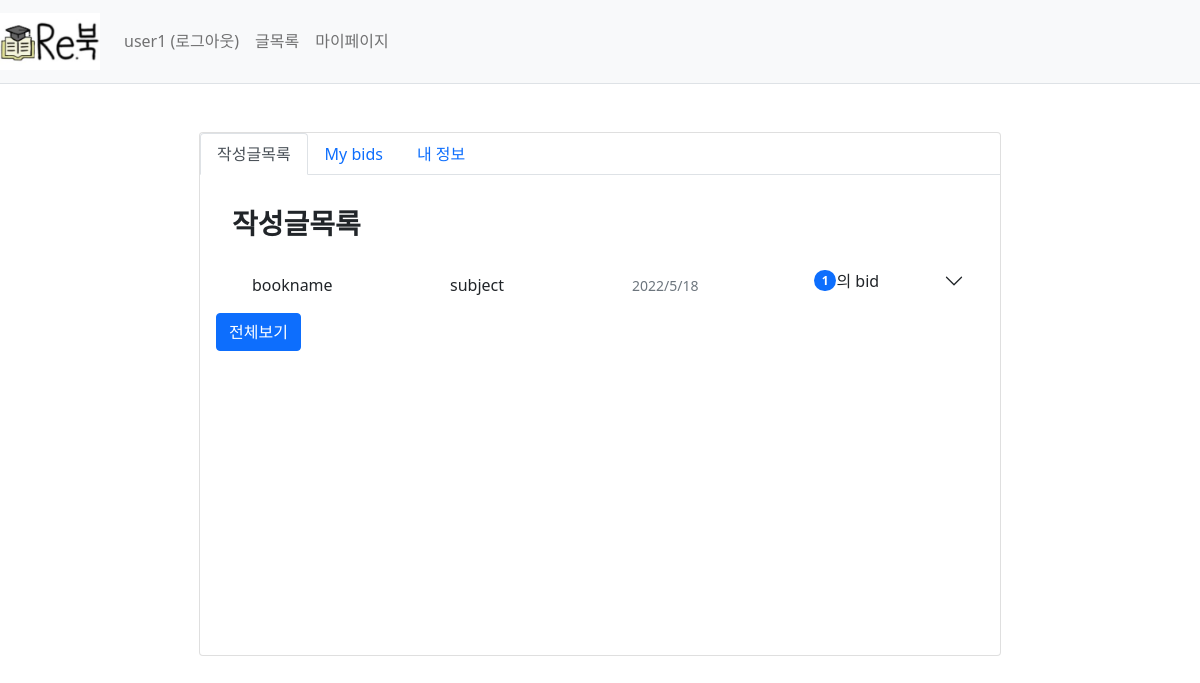
Page /mypage/list (signed in) on the earlier database version.
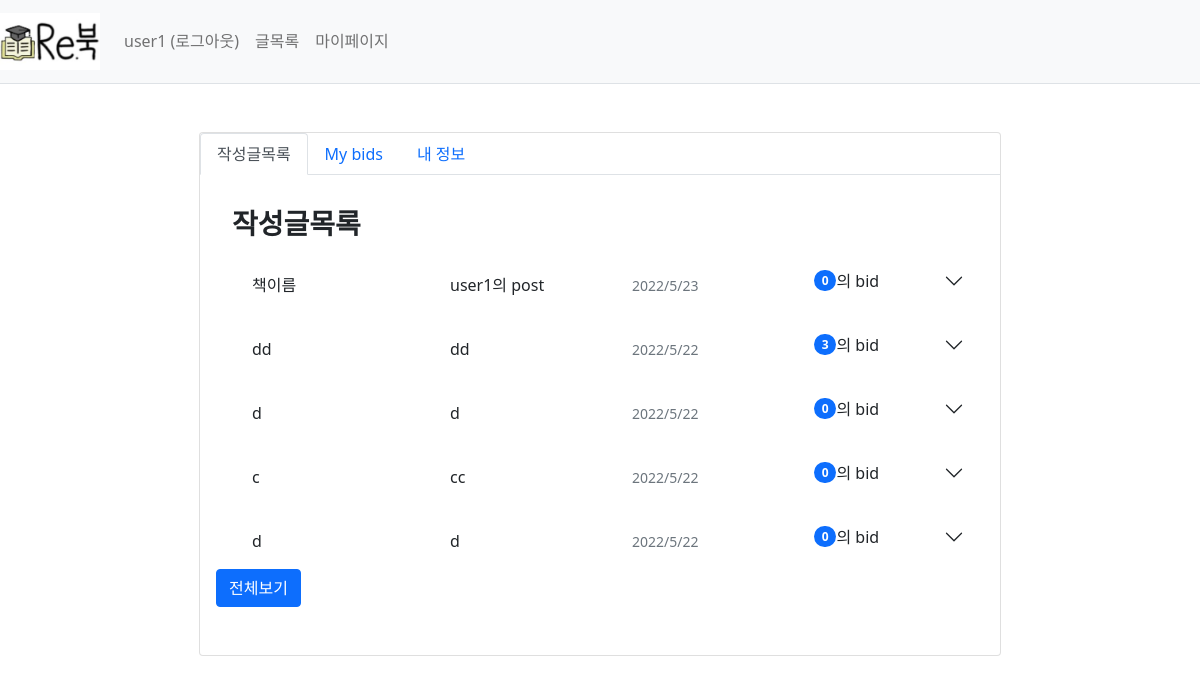
Same page on the later database version.
### webproject/models.py (models this page shows)
class BookInfo(db.Model): # 책 정보
    __tablename__ = 'bookinfo'
    id = db.Column(db.Integer, primary_key=True)
    name = db.Column(db.String(200),nullable=False) #책이름
    author = db.Column(db.String(200),nullable=False) #저자
    school = db.Column(db.String(200),nullable=False) #학교
    department = db.Column(db.String(200),nullable=False) #학과
    price = db.Column(db.Integer, nullable=False)

class Post(db.Model): #판매페이지
    id = db.Column(db.Integer, primary_key=True)
    subject = db.Column(db.String(200), nullable=False)
    content = db.Column(db.Text(),nullable=False)
    isparcel = db.Column(db.Boolean(), nullable=True,server_default='True')  # True: 택배, False: 직거래
    create_date = db.Column(db.DateTime(), nullable=False)
    img_path = db.Column(db.String(), nullable=True, server_default='1')  # 요거는 나중에 추가해보자
    book_info_id = db.Column(db.Integer, db.ForeignKey('bookinfo.id', ondelete='CASCADE'))
    book = db.relationship('BookInfo', backref=db.backref('post_set'))
    user_id = db.Column(db.Integer, db.ForeignKey('user.id', ondelete='CASCADE'), nullable=False)
    user = db.relationship('User', backref=db.backref('post_set'))

### webproject/views/mypage_views.py (the view)
@bp.route('/list')
@login_required
def _list():
    user_id=session.get('user_id')
    post_list = Post.query.filter(Post.user_id==user_id).order_by(Post.create_date.desc())
    reply_list = Reply.query.filter(Reply.user_id==user_id).order_by(Reply.create_date.desc())
    return render_template('mypage/mypage_list.html', post_list=post_list, reply_list=reply_list)

### webproject/views/auth_views.py (called while the page is built)
def login_required(view):
    @functools.wraps(view)
    def wrapped_view(**kwargs):
        if g.user is None:
            return redirect(url_for('auth.login'))
        return view(**kwargs)
    return wrapped_view

@bp.before_app_request
def load_logged_in_user():
    user_id=session.get('user_id')
    if user_id is None:
        g.user = None
    else:
        g.user = User.query.get(user_id)

@bp.before_app_request
def load_logged_in_user():
    user_id=session.get('user_id')
    if user_id is None:
        g.user = None
    else:
        g.user = User.query.get(user_id)

### webproject/templates/mypage/mypage_list.html (shortened to what this page needs)
{% extends 'base.html' %}
{% block content%}
<div class="d-flex justify-content-center mt-5">
    <div class="card">
<nav>
  <div class="nav nav-tabs" id="nav-tab" role="tablist">
    <button class="nav-link active" id="nav-home-tab" data-bs-toggle="tab" data-bs-target="#nav-home" type="button" role="tab" aria-controls="nav-home" aria-selected="true">작성글목록</button>
    <button class="nav-link" id="nav-profile-tab" data-bs-toggle="tab" data-bs-target="#nav-profile" type="button" role="tab" aria-controls="nav-profile" aria-selected="false">My bids</button>
    <button class="nav-link" id="nav-contact-tab" data-bs-toggle="tab" data-bs-target="#nav-contact" type="button" role="tab" aria-controls="nav-contact" aria-selected="false">내 정보</button>
  </div>
</nav>
<div class="tab-content" id="nav-tabContent">
  <div class="tab-pane fade show active" id="nav-home" role="tabpanel" aria-labelledby="nav-home-tab" tabindex="0" style="overflow-y:scroll;">
    <div class="card-body" style="width:50em; height:30em;" >
        <h3 class="mt-3 ms-3"><b>작성글목록</b></h3>
    {%if post_list[0]%}
    {%for i in range(5)%}
    {%if post_list[i]%}
    <div class="accordion accordion-flush" id="accordionFlushExample">
      <div class="accordion-item">
          <button class="accordion-button collapsed" type="button" data-bs-toggle="collapse" data-bs-target="#flush-collapse{{i}}" aria-expanded="false" aria-controls="flush-collapseOne">
                <div class="ms-3 col-md-3 mt-2" style="float:left;">{{post_list[i].book.name}}</div>
                <div class="ms-3 col-md-3 mt-2" style="float:left;">{{post_list[i].subject}}</div>
                <div class="col-md-2 mt-2 col-md-3 " style="float:right;"><small class="text-muted">{{post_list[i].create_date.year}}/{{post_list[i].create_date.month}}/{{post_list[i].create_date.day}}</small></div>
              <span class="badge bg-primary rounded-pill ">{{post_list[i].reply_set|length}}</span>
              <span>의 bid</span>
          </button>
      </div>
    </div>
    {%endif%}
    {%endfor%}
                <a href="{{url_for('mypage.post_all')}}">
                <button class="btn btn-primary" >전체보기</button>
                </a>
    {%else%}
        <p>작성 글이 없습니다</p>
    {%endif%}
    </div>
  </div>
</div>
</div>
</div>
{% endblock %}

Differences in the rows shown:
no longer on this page (row unchanged): BookInfo: name "bookname"
no longer on this page (row unchanged): Post: subject "subject", create_date "2022", create_date "5", create_date "18"
added BookInfo: name "책이름"
added Post: subject "user1의 post", create_date "2022", create_date "5", create_date "23"
added BookInfo: name "dd"
added Post: subject "dd", create_date "2022", create_date "5", create_date "22"
added BookInfo: name "d"
added Post: subject "d", create_date "2022", create_date "5", create_date "22"
added BookInfo: name "c"
added Post: subject "cc", create_date "2022", create_date "5", create_date "22"
added BookInfo: name "d"
added Post: subject "d", create_date "2022", create_date "5", create_date "22"
Other differences:
new list line: "/ / 0 의 bid"
new list line: "/ / 3 의 bid"
list line gone: "/ / 1 의 bid"
